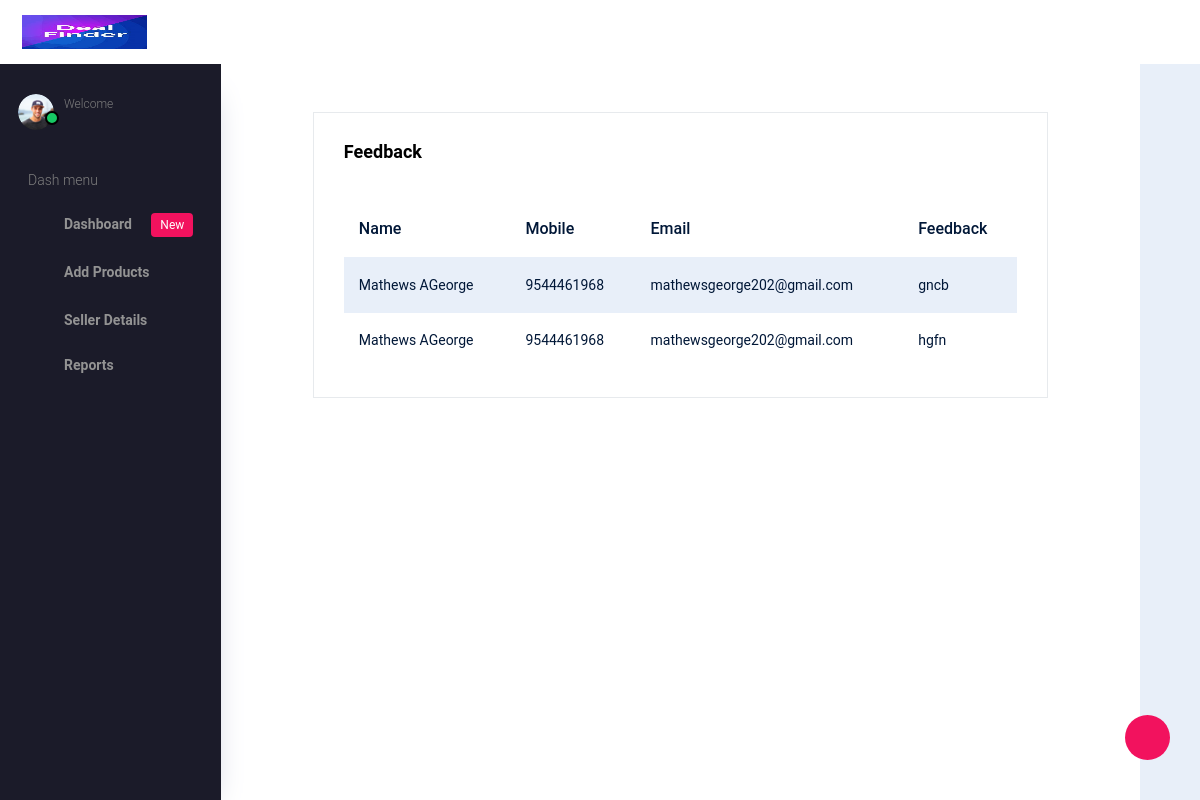
The page /Backend/feedback/ on the database its author committed.
### Frontend/models.py (models this page shows)
class ContactDB(models.Model):
    Name = models.CharField(max_length=100, null=True, blank=True)
    Mobile = models.IntegerField(null=True, blank=True)
    Email = models.EmailField(max_length=100, null=True, blank=True)
    Feedback = models.CharField(max_length=100, null=True, blank=True)

### Backend/views.py (the view)
# urls.py: path('feedback/', views.feedback, name="feedback"),
def feedback(req):
    data = ContactDB.objects.all()
    return render(req, "feedback.html",{'data':data})

### Backend/templates/feedback.html
{% extends 'index.html' %}
{% block content %}
<div class="container mt-5">
    <div class="row justify-content-center">
        <div class="col-md-10">
            <div class="card">
                <div class="card-body">
                    <h3 class="card-title">Feedback</h3>
                    <div class="table-responsive pt-3">
                        <table class="table table-striped project-orders-table">
                            <thead>
                                <tr>
                                    <th>Name</th>
                                    <th>Mobile</th>
                                    <th>Email</th>
                                    <th>Feedback</th>
                                </tr>
                            </thead>
                            <tbody>
                                {% for i in data %}
                                <tr>
                                    <td>{{ i.Name }}</td>
                                    <td>{{ i.Mobile }}</td>
                                    <td>{{i.Email}}</td>
                                    <td>{{i.Feedback}}</td>
                                </tr>
                                {% endfor %}
                            </tbody>
                        </table>
                    </div>
                </div>
            </div>
        </div>
    </div>
</div>
{% endblock %}

### rows shown on the page
ContactDB: Name "Mathews AGeorge", Mobile "9544461968", Email "mathewsgeorge202@gmail.com", Feedback "gncb"
ContactDB: Name "Mathews AGeorge", Mobile "9544461968", Email "mathewsgeorge202@gmail.com", Feedback "hgfn"
